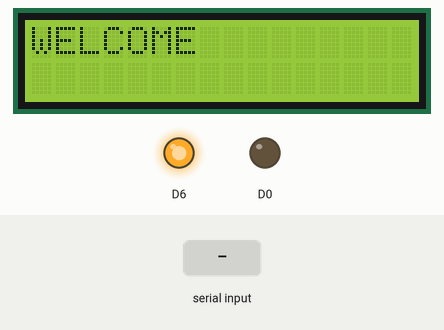
A sketch run on a simulated ESP8266 (NodeMCU). Shown: 16×2 character LCD, output pins drawn as LEDs (lit = HIGH). Inputs (shaded band) come from the test bench. What the sketch prints to the serial monitor is not drawn.

Above: at 3.1 s.
At 6.2 s:
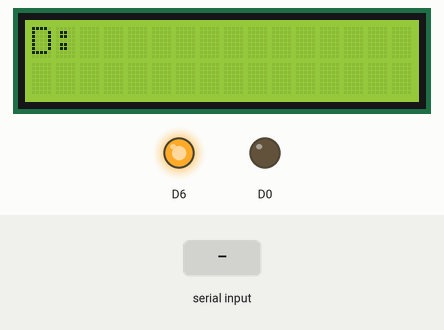
6.3 s: ",\n" received over Serial
9.3 s: "1\n" received over Serial
11.0 s: "@\n" received over Serial
Timing chart, 0 to 14.0 s (numbered marks = the images above; inputs shaded):
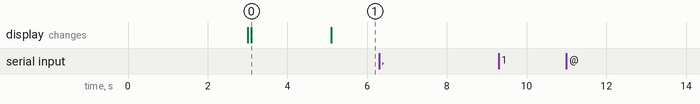

The sketch:

V2V_receiver.ino
```cpp
// This example shows how to connect to Cayenne using an ESP8266 and send/receive sample data.
// Make sure you install the ESP8266 Board Package via the Arduino IDE Board Manager and select the correct ESP8266 board before compiling.

//#define CAYENNE_DEBUG
//#define CAYENNE_PRINT Serial
//#include <CayenneMQTTESP8266.h>


#include <SoftwareSerial.h>
#include <WiFiClient.h>;
#include <ThingSpeak.h>;
#include<EEPROM.h>

#include <ESP8266WiFi.h>;
#define BLYNK_PRINT Serial
#include <ESP8266WiFi.h>
#include <BlynkSimpleEsp8266.h>
#include <Wire.h>
#include <LiquidCrystal_PCF8574.h>
LiquidCrystal_PCF8574 lcd(0x27);  // set the LCD address to 0x27 for a 16 chars and 2 line display


int error;
int show = -1;


String inputString = "";         // a String to hold incoming data
bool stringComplete = false;


//#include <SimpleTimer.h> // Download from https://github.com/jfturcot/SimpleTimer
//#include <SimpleDHT.h> // Download from https://github.com/adafruit/DHT-sensor-library


String a,re,re1,re2,re3,re4,re5,re6,data;
String value1, value2, value3, value4,value5, value6,value7;


void setup() {
 Serial.begin(9600);
 pinMode(D5, INPUT_PULLUP);
  pinMode(D7, INPUT);
  //pinMode(D1, OUTPUT);
  pinMode(D6, OUTPUT);
   digitalWrite(D6, HIGH);

     pinMode(D0, OUTPUT);
   digitalWrite(D0, LOW);
   Serial.print("welcome");
   delay(3000);
Wire.begin();
  Wire.beginTransmission(0x27);
  error = Wire.endTransmission();
  Serial.print("Error: ");
  Serial.print(error);
  if (error == 0) {
    Serial.println(": LCD found.");
    show = 0;
    lcd.begin(16, 2);  // initialize the lcd
  } else {
    Serial.println(": LCD not found.");
  }  // if

     delay(20);
 lcd.home();
 lcd.setBacklight(255);
    lcd.clear();
    lcd.print("WELCOME");
     //lcd.print(hu);
    lcd.setCursor(0, 1);
        lcd.print(" ");
delay(2000);
}

void loop()
{
    lcd.clear();
    lcd.print("D:");
    lcd.print(value1);
delay(1000);
if(value1[0]=='1')
{
    lcd.clear();
    lcd.print("medical");
      lcd.setCursor(0, 1);
        lcd.print("emergency");
delay(1000);
digitalWrite(D6, LOW);
}

if(value1[0]=='2')
{
    lcd.clear();
    lcd.print("brake applied");
      lcd.setCursor(0, 1);
delay(1000);
digitalWrite(D6, LOW);
}

if(value1[0]=='3')
{
    lcd.clear();
    lcd.print("speed limit");
      lcd.setCursor(0, 1);
delay(1000);
digitalWrite(D6, LOW);
}

if(value1[0]=='4')
{
    lcd.clear();
    lcd.print("vehicle brake");
      lcd.setCursor(0, 1);
      lcd.print("down");
delay(1000);
digitalWrite(D6, LOW);
}


  while (Serial.available()) {
    // get the new byte:
    char inChar = (char)Serial.read();
    // add it to the inputString:
    inputString += inChar;
    // if the incoming character is a newline, set a flag so the main loop can
    // do something about it:
    if (inChar == '\n') {
      stringComplete = true;
    }
  }


  if (stringComplete) {
    Serial.println(inputString);
    Serial.println("string");
    a=inputString;
    // clear the string:
    inputString = "";
    stringComplete = false;
  }


//while(Serial.available())
{

//a= Serial.readString();// read the incoming data as string
//Serial.println("data");
Serial.println(a);
//Serial.println("end");

if(a[0]=='@')
{
  Serial.println("copy");
  for(int x=0;x<16;x++)
  {
   EEPROM.write(x,a[x+1]);
   Serial.println(a[x+1]);
    }
 EEPROM.commit();
 a[0]='_';
}


if(a[0]=='!')
{
  Serial.println("copy");
  for(int x=20;x<52;x++)
  {
   EEPROM.write(x,a[x-19]);
   Serial.println(a[x-19]);
    }
 EEPROM.commit();
 a[0]='_';
}


for (int i = 0; i < a.length(); i++) {


  if (a.substring(i, i+1) == ",")
  {


    value1=a.substring(0, i);
    re=a.substring(i+1);

    break;
  }
}

for (int i = 0; i < re.length(); i++) {


  if (re.substring(i, i+1) == ",") {
    value2=re.substring(0, i);
    re1=re.substring(i+1);
    break;
  }
}

for (int i = 0; i < re1.length(); i++) {


  if (re1.substring(i, i+1) == ",") {
    value3=re1.substring(0, i);
    re2=re1.substring(i+1);
    break;
  }
}


for (int i = 0; i < re2.length(); i++) {


  if (re2.substring(i, i+1) == ",") {
    value4=re2.substring(0, i);
    re3=re2.substring(i+1);
    break;
  }
}


for (int i = 0; i < re3.length(); i++) {


  if (re3.substring(i, i+1) == ",") {
    value5=re3.substring(0, i);
    re4=re3.substring(i+1);
    break;
  }
}


for (int i = 0; i < re4.length(); i++) {


  if (re4.substring(i, i+1) == ",") {
    value6=re4.substring(0, i);
    re5=re4.substring(i+1);
    break;
  }
}


for (int i = 0; i < re5.length(); i++) {


  if (re5.substring(i, i+1) == ",") {
    value7=re5.substring(0, i);
    re6=re5.substring(i+1);
    break;
  }
}
}


Serial.println(value1);
delay(100);
Serial.println(value2);
delay(100);
Serial.println(value3);
delay(100);
Serial.println(value4);
delay(100);
Serial.println(value5);
delay(100);
Serial.println(value6);
delay(100);
Serial.println(re5);
delay(100);


// Cayenne.begin(username, password, clientID, ssid, wifiPassword);
}


void serialEvent() {
  while (Serial.available()) {
    // get the new byte:
    char inChar = (char)Serial.read();
    // add it to the inputString:
    inputString += inChar;
    // if the incoming character is a newline, set a flag so the main loop can
    // do something about it:
    if (inChar == '\n') {
      stringComplete = true;
    }
  }
}
```

Measured:
- after the input at 6.3 s, every drawn part: stays the same
- after the input at 9.3 s, every drawn part: stays the same
- after the input at 11.0 s, every drawn part: stays the same
- what the display in image 0 shows lasts 2.0 s, from 3.1 s to 5.1 s
